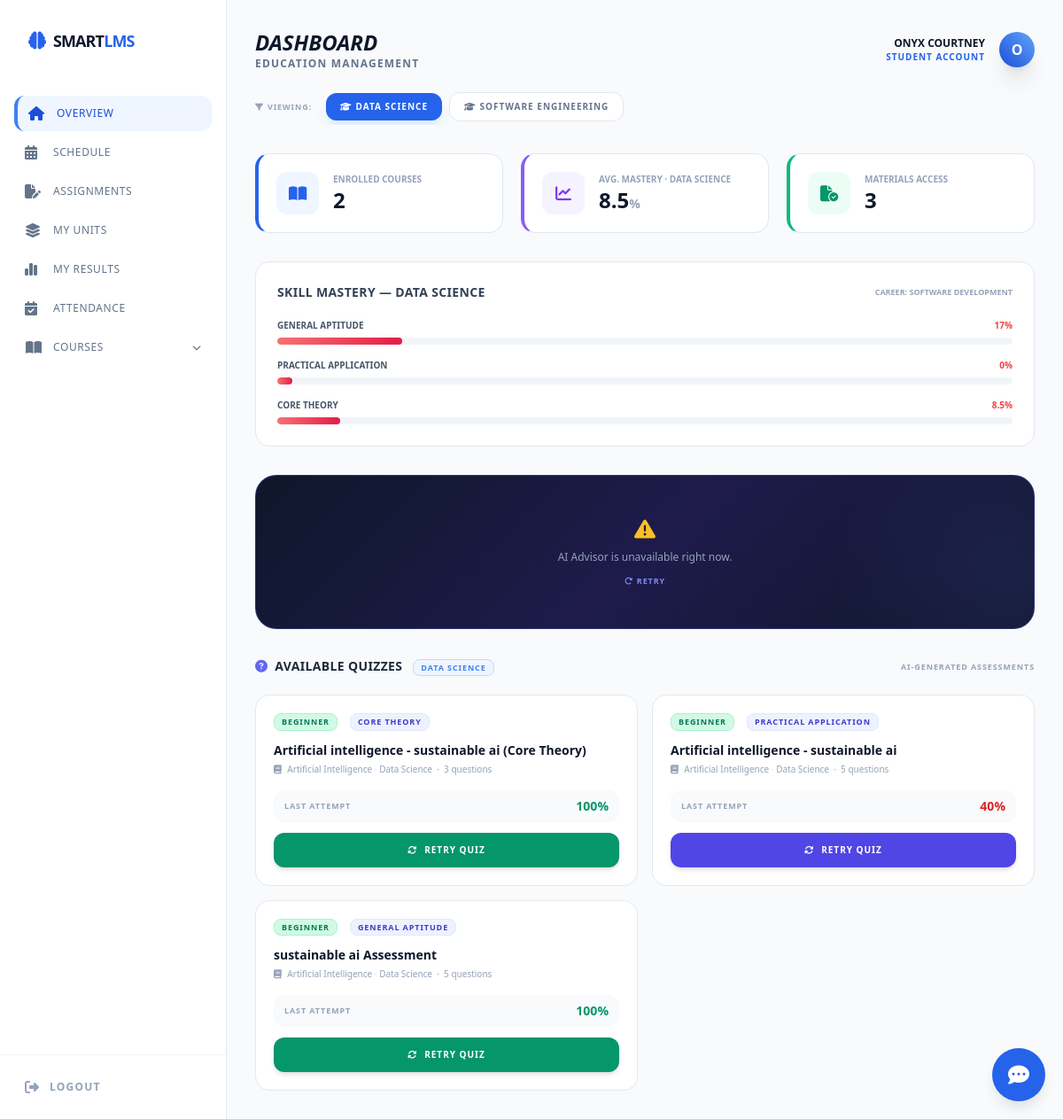
The app's page /student_dashboard.php (signed in) with its own data.
### tables this page shows
CREATE TABLE `courses` (
  `id` int(11) NOT NULL,
  `title` varchar(255) NOT NULL,
  `description` text DEFAULT NULL,
  `lecturer_id` int(11) DEFAULT NULL,
  `skill_category` varchar(100) DEFAULT NULL
);

CREATE TABLE `users` (
  `id` int(11) NOT NULL,
  `full_name` varchar(100) NOT NULL,
  `email` varchar(100) NOT NULL,
  `password` varchar(255) NOT NULL,
  `role` enum('student','lecturer','admin') NOT NULL,
  `course_id` int(11) DEFAULT NULL,
  `career_path` varchar(100) DEFAULT 'General Software Engineering',
  `created_at` timestamp NOT NULL DEFAULT current_timestamp()
);

CREATE TABLE `quizzes` (
  `id` int(11) NOT NULL,
  `course_id` int(11) DEFAULT NULL,
  `unit_id` int(11) DEFAULT NULL,
  `material_id` int(11) DEFAULT NULL,
  `title` varchar(255) NOT NULL,
  `difficulty` enum('beginner','intermediate','advanced') DEFAULT 'beginner',
  `is_active` tinyint(1) DEFAULT 0,
  `skill_name` varchar(100) DEFAULT NULL,
  `topic` varchar(255) DEFAULT NULL,
  `created_by` int(11) DEFAULT NULL,
  `created_at` timestamp NOT NULL DEFAULT current_timestamp()
);

CREATE TABLE `course_units` (
  `id` int(11) NOT NULL,
  `course_id` int(11) NOT NULL,
  `title` varchar(255) NOT NULL,
  `unit_code` varchar(50) DEFAULT NULL,
  `description` text DEFAULT NULL,
  `lecturer_id` int(11) DEFAULT NULL COMMENT 'Lecturer who teaches this unit',
  `created_at` timestamp NOT NULL DEFAULT current_timestamp()
);

### student_dashboard.php (the view, shortened to what the rows shown need)
<?php
$user_id = $_SESSION['user_id'] ?? 0;
$enrolled_query = mysqli_query($conn, "SELECT courses.* FROM courses
    JOIN enrollments ON courses.id = enrollments.course_id
    WHERE enrollments.student_id = '$user_id'");
$enrolledCount = mysqli_num_rows($enrolled_query);
$enrolled_ids_res = mysqli_query($conn, "SELECT course_id FROM enrollments WHERE student_id = '$user_id'");
$enrolled_ids = [];
while ($r = mysqli_fetch_assoc($enrolled_ids_res)) $enrolled_ids[] = intval($r['course_id']);
$view_course_id = intval($_GET['course_id'] ?? ($enrolled_ids[0] ?? 0));
$view_course_row = $view_course_id
    ? mysqli_fetch_assoc(mysqli_query($conn, "SELECT title FROM courses WHERE id = $view_course_id"))
    : null;
$view_course_name = $view_course_row['title'] ?? 'All Courses';
include_once __DIR__ . '/recalculate_mastery.php';
$masteryData  = [];
$skillMastery = [];
if ($view_course_id) {
    $rfm_res = mysqli_query($conn,
        "SELECT r.score, r.attempt_no, q.id AS quiz_id, q.skill_name, q.title
         FROM results r
         JOIN quizzes q ON q.id = r.quiz_id
         WHERE r.student_id = $user_id AND q.course_id = $view_course_id
         ORDER BY r.created_at ASC, r.id ASC"
    );
    while ($row = mysqli_fetch_assoc($rfm_res)) {
        $skill   = !empty($row['skill_name'])
                   ? $row['skill_name']
                   : infer_skill_name(['id' => $row['quiz_id'], 'skill_name' => '', 'title' => $row['title']]);
        $current = $skillMastery[$skill] ?? 0.0;
        $score   = floatval($row['score']);
        $att     = max(1, intval($row['attempt_no'] ?? 1));
        if ($score >= 80)                $delta = 8.5;
        elseif ($score >= 50 && $att < 3) $delta = 3.2;
        else                              $delta = -5.0;
        $skillMastery[$skill] = max(0.0, min(100.0, $current + $delta));
    }
    foreach ($skillMastery as $skill => $level) {
        $masteryData[] = ['skill_name' => $skill, 'mastery_level' => round($level, 1)];
    }
} else {
    $mastery_query = mysqli_query($conn,
        "SELECT skill_name, MAX(mastery_level) AS mastery_level
         FROM student_mastery WHERE student_id = '$user_id' GROUP BY skill_name"
    );
    while ($m = mysqli_fetch_assoc($mastery_query)) $masteryData[] = $m;
}
$avgMastery = count($masteryData) > 0
    ? round(array_sum(array_column($masteryData, 'mastery_level')) / count($masteryData), 1)
    : 0;
$studentInfo = mysqli_fetch_assoc(mysqli_query($conn, "SELECT career_path FROM users WHERE id = '$user_id'"));
$careerPath  = $studentInfo['career_path'] ?? 'General';
mysqli_query($conn, "CREATE TABLE IF NOT EXISTS `attendance_sessions` (
  `id` INT(11) NOT NULL AUTO_INCREMENT, `unit_id` INT(11) NOT NULL,
  `lecturer_id` INT(11) NOT NULL, `session_date` DATE NOT NULL,
  `title` VARCHAR(255) NOT NULL DEFAULT 'Lecture',
  `created_at` TIMESTAMP NOT NULL DEFAULT CURRENT_TIMESTAMP,
  PRIMARY KEY (`id`), KEY(`unit_id`), KEY(`lecturer_id`)
) ENGINE=InnoDB DEFAULT CHARSET=utf8mb4");
mysqli_query($conn, "CREATE TABLE IF NOT EXISTS `attendance_records` (
  `id` INT(11) NOT NULL AUTO_INCREMENT, `session_id` INT(11) NOT NULL,
  `student_id` INT(11) NOT NULL, `status` ENUM('present','absent') NOT NULL DEFAULT 'absent',
  `marked_at` TIMESTAMP NOT NULL DEFAULT CURRENT_TIMESTAMP ON UPDATE CURRENT_TIMESTAMP,
  PRIMARY KEY (`id`), UNIQUE KEY `uq_ses_stu` (`session_id`,`student_id`), KEY(`student_id`)
) ENGINE=InnoDB DEFAULT CHARSET=utf8mb4");
?>
<!DOCTYPE html>
<html lang="en">
<head>
    <script src="https://cdn.tailwindcss.com"></script>
    <link rel="stylesheet" href="https://cdnjs.cloudflare.com/ajax/libs/font-awesome/6.4.0/css/all.min.css">
</head>
<body class="bg-slate-50 text-slate-800 font-sans min-h-screen flex">
    <main class="flex-1 p-8 overflow-y-auto">
        <header class="flex justify-between items-center mb-6">
            <div>
                <h1 id="page-title" class="text-2xl font-black text-slate-900 uppercase italic">Dashboard</h1>
            </div>
        </header>
        <?php if ($enrolledCount > 1): ?>
        <div class="flex items-center space-x-2 mb-8 overflow-x-auto pb-1">
            <span class="text-[9px] font-black uppercase text-slate-400 tracking-widest flex-shrink-0 mr-2">
                <i class="fa-solid fa-filter mr-1"></i>Viewing:
            </span>
            <?php
            mysqli_data_seek($enrolled_query, 0);
            while ($tc = mysqli_fetch_assoc($enrolled_query)):
                $isActive = intval($tc['id']) === $view_course_id;
            ?>
            <a href="?course_id=<?php echo $tc['id']; ?>"
               class="flex-shrink-0 px-4 py-2 rounded-xl text-[10px] font-black uppercase tracking-widest transition-all
                      <?php echo $isActive
                          ? 'bg-blue-600 text-white shadow-lg shadow-blue-100'
                          : 'bg-white border border-slate-200 text-slate-500 hover:border-blue-400 hover:text-blue-600'; ?>">
                <i class="fa-solid fa-graduation-cap mr-1"></i><?php echo htmlspecialchars($tc['title']); ?>
            </a>
            <?php endwhile; ?>
        </div>
        <?php endif; ?>
        <div id="view-overview" class="view-section active">
            <div class="grid grid-cols-1 sm:grid-cols-3 gap-5 mb-8">
                <div class="dashboard-card p-5 rounded-2xl border-l-4 border-l-violet-500 flex items-center space-x-4">
                    <div>
                        <p class="text-[10px] font-black text-slate-400 uppercase">Avg. Mastery <?php echo $view_course_id ? '· ' . htmlspecialchars($view_course_name) : ''; ?></p>
                        <h3 class="text-2xl font-black text-slate-900"><?php echo $avgMastery; ?><span class="text-sm text-slate-400">%</span></h3>
                    </div>
                </div>
            </div>
            <?php if (!empty($masteryData)): ?>
            <div class="dashboard-card p-6 rounded-2xl mb-8">
                <div class="flex items-center justify-between mb-5">
                    <h4 class="font-black text-sm uppercase text-slate-700 tracking-wide">
                        Skill Mastery &mdash; <?php echo htmlspecialchars($view_course_name); ?>
                    </h4>
                    <span class="text-[9px] font-black uppercase text-slate-400">Career: <?php echo htmlspecialchars($careerPath); ?></span>
                </div>
                <div class="space-y-4">
                    <?php foreach ($masteryData as $skill):
                        $level     = floatval($skill['mastery_level']);
                        $display   = max(2, min(100, $level));
                        $colorGrad = $level >= 70 ? 'linear-gradient(90deg,#34d399,#059669)' : ($level >= 40 ? 'linear-gradient(90deg,#60a5fa,#6366f1)' : 'linear-gradient(90deg,#f87171,#e11d48)');
                        $labelColor = $level >= 70 ? 'text-emerald-600' : ($level >= 40 ? 'text-blue-600' : 'text-red-500');
                    ?>
                    <div>
                        <div class="flex justify-between mb-1.5">
                            <span class="text-[10px] font-bold uppercase text-slate-600"><?php echo htmlspecialchars($skill['skill_name']); ?></span>
                            <span class="text-[10px] font-black <?php echo $labelColor; ?>"><?php echo $level; ?>%</span>
                        </div>
                        <div class="h-2 bg-slate-100 rounded-full overflow-hidden">
                            <div class="mastery-fill"
                                 style="background:<?php echo $colorGrad; ?>; width:0%"
                                 data-target="<?php echo $display; ?>"></div>
                        </div>
                    </div>
                    <?php endforeach; ?>
                </div>
            </div>
            <?php endif; ?>
            <?php
            $quiz_query = null;
            if (!empty($enrolled_ids)) {
                $unit_scope_sql = $view_course_id
                    ? "SELECT unit_id FROM unit_registrations ur
                       JOIN course_units cu ON cu.id = ur.unit_id
                       WHERE ur.student_id = $user_id AND cu.course_id = $view_course_id"
                    : "SELECT unit_id FROM unit_registrations WHERE student_id = $user_id";
                $reg_unit_ids_res = mysqli_query($conn, $unit_scope_sql);
                $reg_unit_ids = [];
                while ($ruid = mysqli_fetch_assoc($reg_unit_ids_res)) $reg_unit_ids[] = intval($ruid['unit_id']);
                $unit_ids_sql = !empty($reg_unit_ids) ? implode(',', $reg_unit_ids) : '0';
                $course_scope_sql = $view_course_id ? "$view_course_id" : implode(',', $enrolled_ids);
                $quiz_query = mysqli_query($conn,
                    "SELECT q.id, q.title, q.difficulty, q.skill_name, q.unit_id,
                            c.title as course_title, cu.title AS unit_title, cu.unit_code,
                            COUNT(DISTINCT qu.id) as question_count,
                            (SELECT COUNT(*) FROM results r2 WHERE r2.quiz_id = q.id AND r2.student_id = $user_id) as my_attempts,
                            (SELECT r3.score FROM results r3 WHERE r3.quiz_id = q.id AND r3.student_id = $user_id ORDER BY r3.id DESC LIMIT 1) as last_score,
                            (SELECT r4.action_taken FROM results r4 WHERE r4.quiz_id = q.id AND r4.student_id = $user_id ORDER BY r4.id DESC LIMIT 1) as last_action
                     FROM quizzes q
                     JOIN courses c ON c.id = q.course_id
                     LEFT JOIN course_units cu ON cu.id = q.unit_id
                     LEFT JOIN questions qu ON qu.quiz_id = q.id
                     WHERE q.is_active = 1
                       AND (
                             (q.unit_id IS NOT NULL AND q.unit_id IN ($unit_ids_sql))
                             OR (q.unit_id IS NULL AND q.course_id IN ($course_scope_sql))
                           )
                     GROUP BY q.id
                     ORDER BY q.created_at DESC"
                );
            }
            $has_quizzes = $quiz_query && mysqli_num_rows($quiz_query) > 0;
            ?>
            <div class="mt-8">
                <div class="flex items-center justify-between mb-5">
                    <h4 class="font-black text-slate-800 text-sm uppercase tracking-wide">
                        <i class="fa-solid fa-circle-question text-indigo-500 mr-2"></i>Available Quizzes
                        <?php if ($view_course_name): ?>
                        <span class="ml-2 text-[9px] font-black uppercase text-blue-500 bg-blue-50 border border-blue-200 px-2 py-0.5 rounded-lg tracking-widest"><?php echo htmlspecialchars($view_course_name); ?></span>
                        <?php endif; ?>
                    </h4>
                </div>
                <?php if ($has_quizzes): ?>
                <div class="grid grid-cols-1 md:grid-cols-2 gap-4">
                    <?php
                    $diffBadgeQ = [
                        'beginner'     => 'bg-emerald-100 text-emerald-700 border-emerald-200',
                        'intermediate' => 'bg-amber-100 text-amber-700 border-amber-200',
                        'advanced'     => 'bg-rose-100 text-rose-700 border-rose-200',
                    ];
                    while ($qz = mysqli_fetch_assoc($quiz_query)):
                        $myAttempts = intval($qz['my_attempts']);
                        $lastScore  = $qz['last_score'];
                        $lastAction = $qz['last_action'];
                        $btnLabel   = $myAttempts > 0 ? 'Retry Quiz' : 'Take Quiz';
                        $btnIcon    = $myAttempts > 0 ? 'fa-rotate' : 'fa-play';
                        $btnColor   = $lastAction === 'advance'
                                      ? 'bg-emerald-600 hover:bg-emerald-700'
                                      : 'bg-indigo-600 hover:bg-indigo-700';
                        $dBadge = $diffBadgeQ[$qz['difficulty']] ?? 'bg-slate-100 text-slate-600 border-slate-200';
                    ?>
                    <div class="dashboard-card p-5 rounded-2xl">
                        <div class="flex items-center space-x-2 mb-3 flex-wrap gap-1.5">
                            <span class="<?php echo $dBadge; ?> border text-[9px] font-black uppercase px-2 py-0.5 rounded-lg tracking-widest">
                                <?php echo ucfirst($qz['difficulty']); ?>
                            </span>
                            <?php if ($qz['skill_name']): ?>
                            <span class="bg-indigo-50 text-indigo-700 border border-indigo-100 text-[9px] font-black uppercase px-2 py-0.5 rounded-lg tracking-widest">
                                <?php echo htmlspecialchars($qz['skill_name']); ?>
                            </span>
                            <?php endif; ?>
                        </div>
                        <h5 class="font-extrabold text-slate-900 text-sm mb-1"><?php echo htmlspecialchars($qz['title']); ?></h5>
                        <p class="text-slate-400 text-[10px] mb-4">
                            <i class="fa-solid fa-book mr-1"></i>
                            <?php if ($qz['unit_title']): ?>
                            <?php echo htmlspecialchars($qz['unit_title']); ?>
                            <span class="text-slate-300">·</span> <?php echo htmlspecialchars($qz['course_title']); ?>
                            <?php else: ?>
                            <?php echo htmlspecialchars($qz['course_title']); ?>
                            <?php endif; ?>
                            &nbsp;·&nbsp; <?php echo intval($qz['question_count']); ?> questions
                        </p>
                        <?php if ($myAttempts > 0 && $lastScore !== null): ?>
                        <div class="flex items-center justify-between mb-3 bg-slate-50 rounded-xl px-3 py-2">
                            <span class="text-[9px] font-black uppercase text-slate-400 tracking-widest">Last attempt</span>
                            <span class="font-black text-sm <?php echo intval($lastScore)>=80?'text-emerald-600':(intval($lastScore)>=50?'text-amber-600':'text-red-600'); ?>">
                                <?php echo intval($lastScore); ?>%
                            </span>
                        </div>
                        <?php endif; ?>
                        <a href="student_quiz.php?quiz_id=<?php echo $qz['id']; ?>"
                           class="block text-center py-3 <?php echo $btnColor; ?> text-white font-black text-[10px] uppercase tracking-widest rounded-xl shadow-md transition-all active:scale-95">
                            <i class="fa-solid <?php echo $btnIcon; ?> mr-2"></i><?php echo $btnLabel; ?>
                        </a>
                    </div>
                    <?php endwhile; ?>
                </div>
                <?php endif; ?>
            </div>
        </div>
</body>
</html>

### records on screen
courses: title "DATA SCIENCE"
courses: title "SOFTWARE ENGINEERING"
users: career_path "SOFTWARE DEVELOPMENT"
quizzes: difficulty "BEGINNER", skill_name "CORE THEORY", title "Artificial intelligence - sustainable ai (Core Theory)", course_units.title "Artificial Intelligence", course.title "Data Science", question_count "3", lastScore "100", btnLabel "RETRY QUIZ"
quizzes: difficulty "BEGINNER", skill_name "PRACTICAL APPLICATION", title "Artificial intelligence - sustainable ai", course_units.title "Artificial Intelligence", course.title "Data Science", question_count "5", lastScore "40", btnLabel "RETRY QUIZ"
quizzes: difficulty "BEGINNER", skill_name "GENERAL APTITUDE", title "sustainable ai Assessment", course_units.title "Artificial Intelligence", course.title "Data Science", question_count "5", lastScore "100", btnLabel "RETRY QUIZ"

### other values on screen
$_SESSION['user_name'] "ONYX COURTNEY"
substr($_SESSION['user_name'], 0, 1) "O"
$enrolledCount "2"
$avgMastery "8.5"
$totalMaterials "3"
$skill['skill_name'] "GENERAL APTITUDE"
$level "17"
$skill['skill_name'] "PRACTICAL APPLICATION"
$level "0"
$skill['skill_name'] "CORE THEORY"
$level "8.5"
